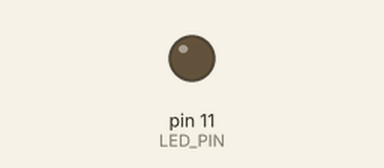
A sketch run on a simulated Arduino Uno, built with avr-gcc and run on an emulated ATmega328P. Shown: output pins drawn as LEDs (lit = HIGH).

Above: at 0.05 s.
At 1.8 s:
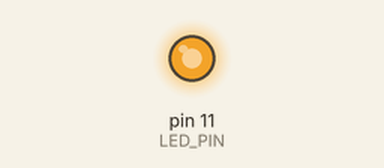
Timing chart, 0 to 4.6 s (numbered marks = the images above):
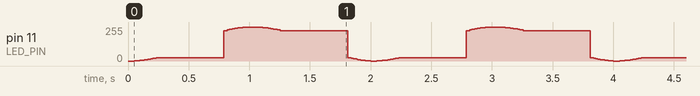

The sketch:

QuadraticWaveLed.ino
```cpp
// (licence header left out)
#include "QuadraticWaveLed.h"

QuadraticWaveLed quadraticWaveLed;
const int LED_PIN = 11;     //11 is a PWM pin on the Arduino Uno. Change to whichever pin you wish to use.
const unsigned long WAVE_LEN = 2000UL;  //in milliseconds. This wave will last 2 seconds.

unsigned long milli = 0UL;

void setup() {
  quadraticWaveLed.setup(LED_PIN, WAVE_LEN);
}

void loop() {
  milli = millis();
  quadraticWaveLed.update(milli);
}
```

QuadraticWaveLed.cpp
```cpp
// (licence header left out)
#include "stdint.h"
#include "arduino.h"
#include "QuadraticWaveLed.h"


//Apply the following function:
// f(x) = x^2 if x <= 1
// f(x) = -(x-2)^2 + 2 if 1 < x <= 3
// f(x) = (x-4)^2 otherwise
// this function is almost a perfect sine wave on the [0;4] range.
f7p9 QuadraticWaveLed::quadraticWavef7p9(f7p9 x) {
  if (x <= inttof7p9(1)) {
    return mulf7p9(x, x);
  }
  else if (x <= inttof7p9(3)) {
    x -= inttof7p9(2);
    x = mulf7p9(x, x);
    x = inttof7p9(0) - x + inttof7p9(2);
    return x;
  }
  else {
    x -= inttof7p9(4);
    return mulf7p9(x, x);
  }
}

void QuadraticWaveLed::setup(const int pinNumber, const unsigned long waveDuration){
	this->pinNo = pinNumber;
	this->waveLen = waveDuration;
	this->inverseWaveLen = floattouf16p16(1.0f / waveDuration);
	pinMode(pinNumber, OUTPUT);
}

void QuadraticWaveLed::update(const unsigned long milli){
	unsigned long mod = milli % this->waveLen;

	//transform to 0--1 range
	this->value = muluf16p16(inttouf16p16(mod), this->inverseWaveLen);

	//convert to 0--4 range: multiply by 4 by shifting left twice
	this->value = this->value << 2;

	//apply wave
	this->value = quadraticWavef7p9(this->value);

	//convert to 0-255 range
	uint8_t pwm_value = ((int32_t)this->value * floattof23p9(127.5f)) >> 18;

	//write to LED
	analogWrite(this->pinNo, pwm_value);

}
```

QuadraticWaveLed.h
```cpp
// (licence header left out)
typedef int16_t f7p9;
typedef uint32_t uf16p16;

//signed 7 bit integer / 9 bit decimal
#define inttof7p9(n)          ((n) << 9)
#define f7p9toint(n)          ((n) >> 9)
#define floattof7p9(n)        ((int16_t)((n) * (1 << 9)))
#define f7p9tofloat(n)        (((float)(n)) / (float)(1<<9))

//signed 23 bit integer / 9 bit decimal
#define floattof23p9(n)     ((int32_t)((n) * ((int32_t)1 << 9)))
#define f23p9tofloat(n)     (((float)(n)) / (float)(1<<9))

//unsigned 16 bit integer / 16 bit decimal
#define floattouf16p16(n)        ((uf16p16)((n) * ((uf16p16)1 << 16)))
#define inttouf16p16(n)          (((uf16p16)n) << 16)
#define uf16p16tofloat(n)        (((float)(n)) / (float)((uf16p16)1<<16))


//return a f7p9 of a multiplication of two f16p16. If the number doesn't fit it will be truncated
static inline f7p9 muluf16p16(uf16p16 a, uf16p16 b) {
	return  (f7p9)(((uf16p16)a * (uf16p16)b) >> (16+7));
}

//Simple multiplication of two f7p9 terms. Operation is done on 32 bits to avoid overflow.
static inline f7p9 mulf7p9(f7p9 a, f7p9 b){
	return  (f7p9)  (  (( (int32_t)a * (int32_t)b) >> 9) );
}

class QuadraticWaveLed{
	private:
	f7p9 quadraticWavef7p9(f7p9 x);
	f7p9 value;
	int pinNo;
	unsigned long waveLen;
	uf16p16 inverseWaveLen;

	public:
	void setup(const int pinNumber, const unsigned long waveDuration);
	void update(const unsigned long milli);
};
```
